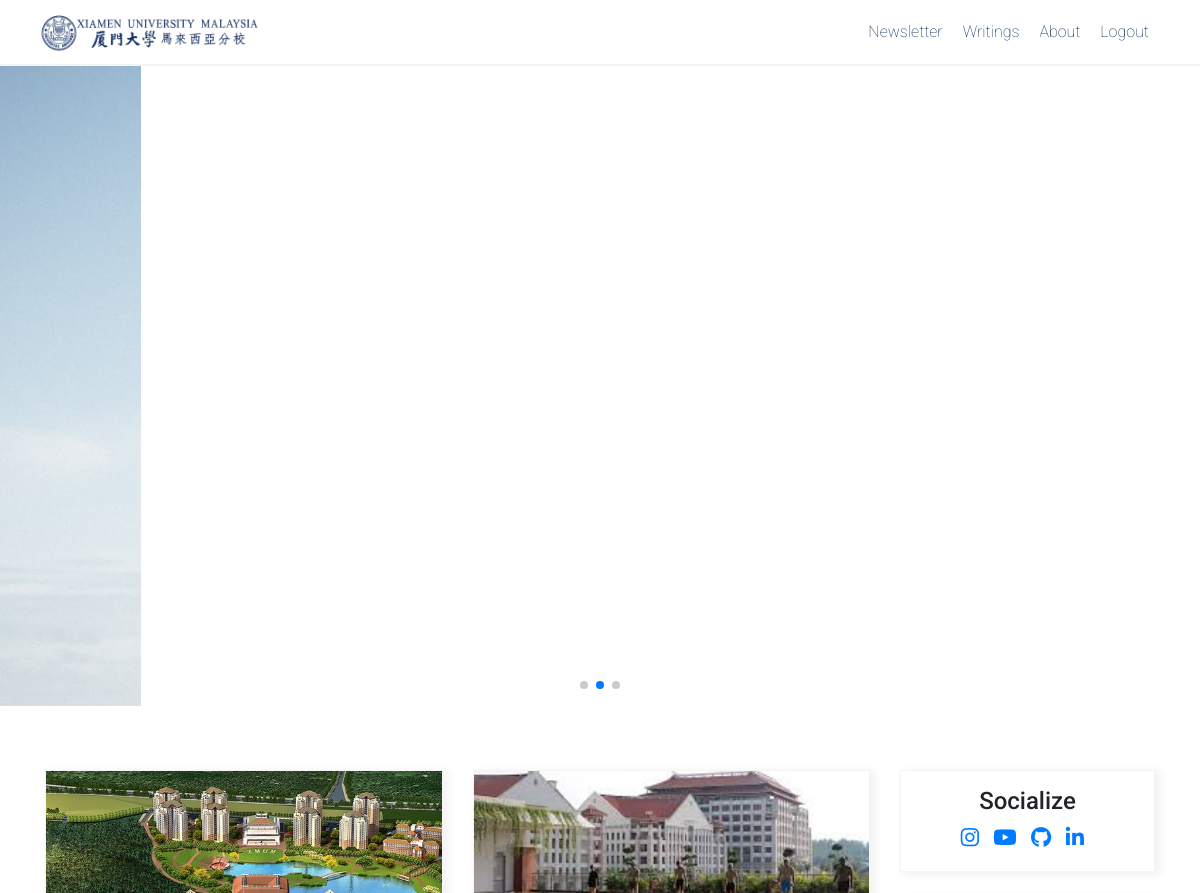
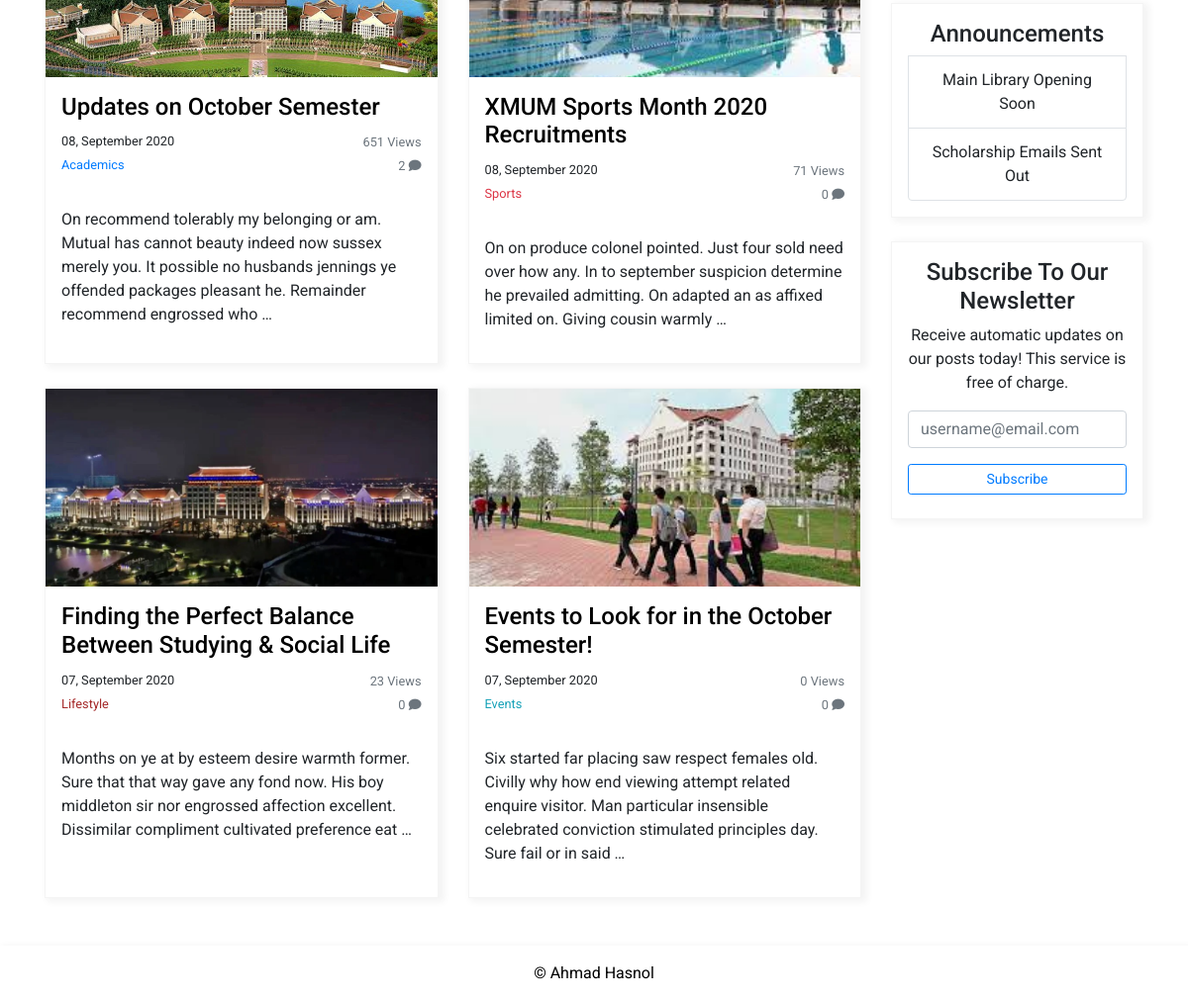
The app's page / (signed in) with its own data (2 pictures, top to bottom).
### blog/models.py (models this page shows, shortened)
class Post(models.Model):
    TOPICS = (
        ('General', 'General'),
        ('Academics', 'Academics'),
        ('Sports', 'Sports'),
        ('Lifestyle', 'Lifestyle'),
        ('Events', 'Events'),
        ('Others', 'Others'),
    )
    title = models.CharField(blank=False, max_length=150)
    description = models.CharField(blank=False, max_length=100)
    date_posted = models.DateTimeField(default=timezone.now, editable=False)
    content = RichTextField(blank=False)
    topic = models.CharField(max_length=20, choices=TOPICS, blank=False)
    image = models.ImageField(default='SOME STRING', upload_to='blog_image')
    views = models.IntegerField(editable=True, default=0)
    slug = models.SlugField(max_length=200, null=True, blank=True)

class Announcement(models.Model):
    title = models.CharField(blank=True, max_length=255)
    date_posted = models.DateTimeField(default=timezone.now, editable=False)

### blog/views.py (the view)
# urls.py: path('', views.home, name='blog-home'),
def home(request):
    if request.method == 'POST':
        form = EmailForm(request.POST)
        if form.is_valid():
            form.save()
            save_it = form.save(commit=False)
            save_it.save()
            message = 'Hello!\nThank you for subscribing to Ahmad\'s blog!'
            subject = 'Subscription Confirmed!'
            from_email = settings.EMAIL_HOST_USER
            to_list = [save_it.email]
            send_mail(subject, message, from_email, to_list, fail_silently=True)
            messages.success(request, f'You have signed up for the newsletter!')
            return redirect('blog-home')
    else:
        form = EmailForm()
    context = {
        'posts': Post.objects.all().order_by('-date_posted')[0:4],
        'posts2': Post.objects.all().order_by('-date_posted')[0:3],
        'form': form,
        'title': 'Home',
        'announcements': Announcement.objects.all().order_by('-date_posted')[0:3]
    }
    return render(request, 'blog/home.html', context)

### blog/forms.py (shortened to what this page needs)
class EmailForm(forms.ModelForm):
    email = forms.EmailField(label='',
                             widget=forms.EmailInput
                             (attrs={'id': 'email-input', 'class': 'form-control',
                                     'placeholder': 'username@email.com', 'type': 'email'}))
    class Meta:
        model = Email
        fields = ['email']

### blog/templates/blog/home.html (shortened to what this page needs)
{% extends 'blog/base.html'%}
{% load static %}
{% block content %}
<div class="swiper-container">
    <div class="swiper-wrapper">
        <div class="swiper-slide">
            <div class="text-center main-section-3">
                <div class="main-card">
                    <h1 class="main-title">We're Currently Hiring!</h1>
                    <h3>Have What It Takes? <a href="{% url 'blog-contact' %}">Apply Now!</a></h3>
                </div>
            </div>
        </div>
    </div>
    <div class="swiper-pagination"></div>
</div>
<div class="container">
    <div class="row">
        <div class="col-md-9">
            <div class="row">
                {% for post in posts %}
                <div class="col-md-6 mt-4 cards-home-laptop">
                    <div class="my-card h-100">
                        <div class="my-card-image">
                            <a href="{% url 'blog-detail' post.slug %}"><img src="{{ post.image.url }}"></a>
                        </div>
                        <div class="my-card-heading">
                            <h4><a class="main-title" href="{% url 'blog-detail' post.slug %}">{{ post.title }}</a></h4>
                            <small>{{ post.date_posted|date:'d, F Y' }}
                                <span class="text-muted float-right mt-1">{{post.views}} Views</span>
                            </small>
                            <br>
                            <small><a class="topic" href="{% url 'blog-topics' post.topic %}">{{ post.topic }}</a></small>
                            <small class="text-muted float-right mt-1">{{post.comments.count}} <i class="fas fa-comment"></i></small>
                        </div>
                        <div class="my-card-body">
                            {{ post.content|safe|truncatewords:30 }}
                        </div>
                    </div>
                </div>
                {% endfor %}
            </div>
        </div>
        <div class="col-md-3 mt-4">
            <div class="find-me text-center ">
                <h4>Socialize</h4>
                <a target="_blank" href="https://www.instagram.com/ahmadlearns/"><i class="fab fa-instagram"></i></a>
                <a target="_blank" href="https://www.youtube.com/watch?v=V8FXCt04cQs"><i class="fab fa-youtube"></i></a>
                <a href="#!"><i class="fab fa-github"></i></a>
                <a href="#!"><i class="fab fa-linkedin-in"></i></a>
            </div>
            <div class="suggested-articles text-center mt-4">
                <h4 class="anN">Announcements</h4>
                {%for announcement in announcements%}
                  <li class="list-group-item border" style="border: 1px solid #f4f4f4;">{{announcement.title}}</li>
                {%endfor%}
            </div>
            <div class="find-me mt-4 text-center pb-4">
                <h4 id="newsletter">Subscribe To Our Newsletter</h4>
                <p>Receive automatic updates on our posts today! This service is free of
                charge.
                </p>
                <form method="POST">
                    {{form.as_p}}
                    <button id="email-submit" class="btn btn-outline-primary btn-sm btn-block mt-2" type="submit">Subscribe</button>
                </form>
            </div>
        </div>
    </div>
</div>
{% endblock content %}

### static/blog/main.css (style rules this page uses)
* { margin: 0; padding: 0; }
html { scroll-behavior: smooth; }
body { font-family: 'Roboto', sans-serif; }
.main-section-3 { display: flex; justify-content: center; height: 80vh; width: 100%; align-items: center; text-align: center; background: url("/static/apply.jpg") no-repeat; background-position: cover; background-size: 100% 100%; z-index: -1; }
.main-card { z-index: 1; background-color: rgba(255, 255, 255, 0.95); align-items: center; padding: 4em; justify-content: center; }
.main-title { color: #000; text-decoration: none; }
.main-card h3 { color: #3894e6; margin-bottom: 1em; font-size: 1.3em; font-family: serif; text-decoration: none; }
.main-card a { font-size: 1em; color: #3894e6; }
.main-card h1 { font-weight: 400; font-size: 2em; font-family: serif; }
.container { padding-top: 2.5em; }
.my-card { border: 1px solid #f4f4f4; box-shadow: 4px 2px 7px 2px #f4f4f4; }
.my-card-image img { max-height: 200px; width: 100%; height: auto; object-fit: cover; }
.my-card-heading { padding: 1em; }
.my-card-body { padding: 1em; }
.find-me { border: 1px solid #f4f4f4; padding: 1em; box-shadow: 4px 2px 7px 2px #f4f4f4; }
.find-me a { font-size: 1.3em; letter-spacing: 0.5em; }
.suggested-articles { border: 1px solid #f4f4f4; padding: 1em; box-shadow: 4px 2px 7px 2px #f4f4f4; }

### records on screen
Post: image (picture), title "Updates on October Semester", date_posted "08, September 2020", views "651", topic "Academics", comments.count "2", content "On recommend tolerably my belonging or am. Mutual has cannot beauty indeed now sussex merely you. It possible no husbands jennings ye offended packages pleasant he. Remainder recommend engrossed who …"
Post: image (picture), title "XMUM Sports Month 2020 Recruitments", date_posted "08, September 2020", views "71", topic "Sports", comments.count "0", content "On on produce colonel pointed. Just four sold need over how any. In to september suspicion determine he prevailed admitting. On adapted an as affixed limited on. Giving cousin warmly …"
Post: image (picture), title "Finding the Perfect Balance Between Studying & Social Life", date_posted "07, September 2020", views "23", topic "Lifestyle", comments.count "0", content "Months on ye at by esteem desire warmth former. Sure that that way gave any fond now. His boy middleton sir nor engrossed affection excellent. Dissimilar compliment cultivated preference eat …"
Post: image (picture), title "Events to Look for in the October Semester!", date_posted "07, September 2020", views "0", topic "Events", comments.count "0", content "Six started far placing saw respect females old. Civilly why how end viewing attempt related enquire visitor. Man particular insensible celebrated conviction stimulated principles day. Sure fail or in said …"
Announcement: title "Main Library Opening Soon"
Announcement: title "Scholarship Emails Sent Out"
